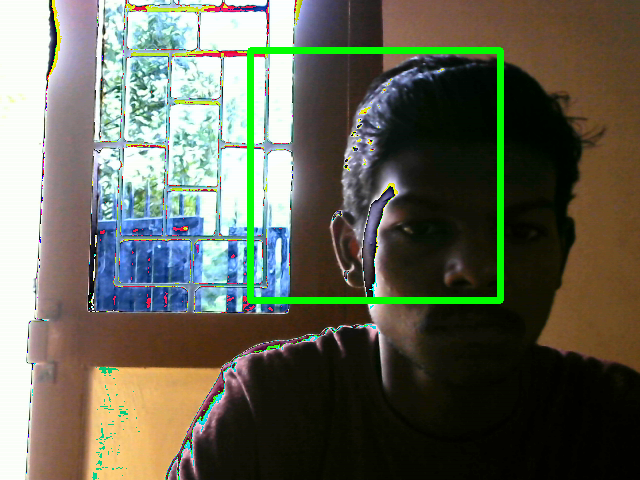
#> input picture count.png, 640 x 480 px, given in place of the camera
$ python database.py
#> lines starting #> are read from the running program, lines starting #| are printed output that depends on the picture
##!/usr/bin/env python
## coding: utf-8
##
## In[5]:


##creating database
import cv2, sys, numpy, os
haar_file = 'haarcascade_frontalface_default.xml'
datasets = 'datasets'  #All the faces data will be present this folder
sub_data = 'ananth'     #These are sub data sets of folder, for my faces I've used my name

path = os.path.join(datasets, sub_data)
if not os.path.isdir(path):
    os.mkdir(path)
(width, height) = (130, 100)    # defining the size of images


face_cascade = cv2.CascadeClassifier(haar_file)
webcam = cv2.VideoCapture(0) #'0' is use for my webcam, if you've any other camera attached use '1' like this

# The program loops until it has 30 images of the face.
count = 1
while count < 31:
##while True:
    (_, im) = webcam.read()
#> im is the input picture: shape (480, 640, 3); mean B, G, R 86.7, 101.3, 99.4
    gray = cv2.cvtColor(im, cv2.COLOR_BGR2GRAY)
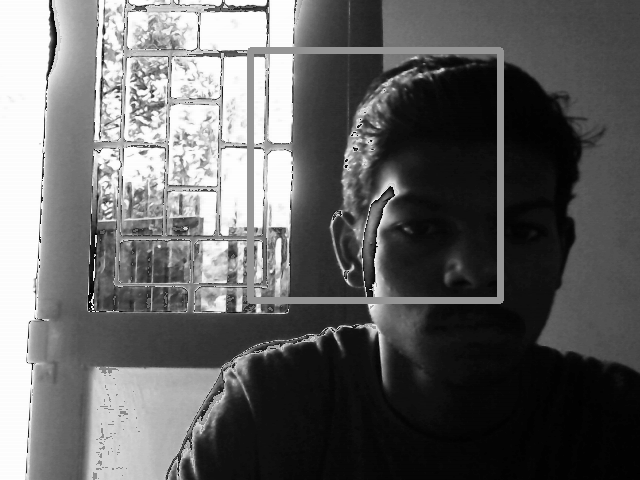
#> gray: shape (480, 640); min 0, max 254, mean 99.1
    faces = face_cascade.detectMultiScale(gray, 1.3, 4)
#> faces = ()
    for (x,y,w,h) in faces:
        cv2.rectangle(im,(x,y),(x+w,y+h),(255,0,0),2)
        face = gray[y:y + h, x:x + w]
        face_resize = cv2.resize(face, (width, height))
        cv2.imwrite('%s/%s.png' % (path,count), face_resize)
        count += 1
#> this loop made 0 passes
#> after the loop, count = 1
    cv2.imshow('OpenCV', im)
    key = cv2.waitKey(10)
#> (key q is pressed here)
    if key == 27:
        break


# In[8]:
#-----------------------------

#creating database
import cv2, sys, numpy, os

datasets = 'datasets'  #All the faces data will be present this folder
#> datasets = 'datasets'
sub_data = 'Bhuvanesh'     #These are sub data sets of folder, for my faces I've used my name

path = os.path.join(datasets, sub_data)
if not os.path.isdir(path):
    os.mkdir(path)

# face_cascade = cv2.CascadeClassifier(haar_file)
webcam = cv2.VideoCapture(0)

count = 1
while count < 31:
##while True:

    (_, im) = webcam.read()
    rect = cv2.rectangle(im,(250,50),(500,300),(0,255,0),6)

##    cv2.imwrite('%s/%s.png' % (path,count), im)

    cv2.imwrite(path+'/'+str(count)+'.jpg',im)

    count += 1
    cv2.imshow('OpenCV',im)

    if cv2.waitKey(1) & 0xFF == ord('q'):
#> (key q is pressed here)
        break
webcam.release()
cv2.destroyAllWindows()


# In[ ]:
